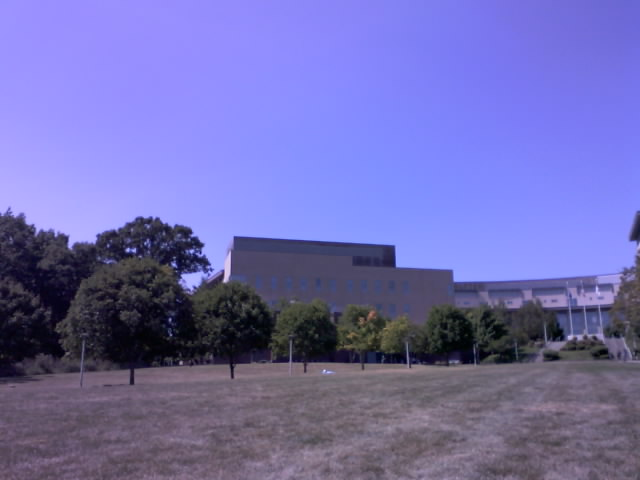
#> input picture day1/img/img0.jpg, 640 x 480 px; its folder holds only this picture in this run
$ jupyter execute --allow-errors activity.ipynb
#> lines starting #> are read from the running program, lines starting #| are printed output that depends on the picture; after the words box and inside, x2 and y2 are one past the last pixel; in counts of white or black regions, pixels touching at a corner belong together
[cell 1]
import cv2 as cv
import numpy as np
import matplotlib.pyplot as plt
import os

[cell 2]
folder_dir = "img/"
imgs = []
for image in os.listdir(folder_dir):
    curImg = cv.imread(folder_dir + image)
#> curImg is the input picture: shape (480, 640, 3); mean B, G, R 175.5, 109.5, 112.4
    imgs.append((cv.cvtColor(curImg, cv.COLOR_BGR2GRAY)))

[cell 3]
for i,img in enumerate(imgs):
    plt.figure()
    plt.imshow(img, 'gray')
    plt.title(os.listdir(folder_dir)[i])
    plt.show()
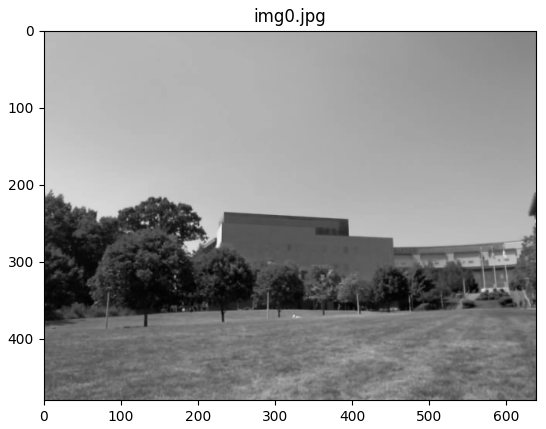
#> figure drawn by matplotlib, 1 panel
    plt.figure()
    plt.hist(img.ravel(),256,[0,256])
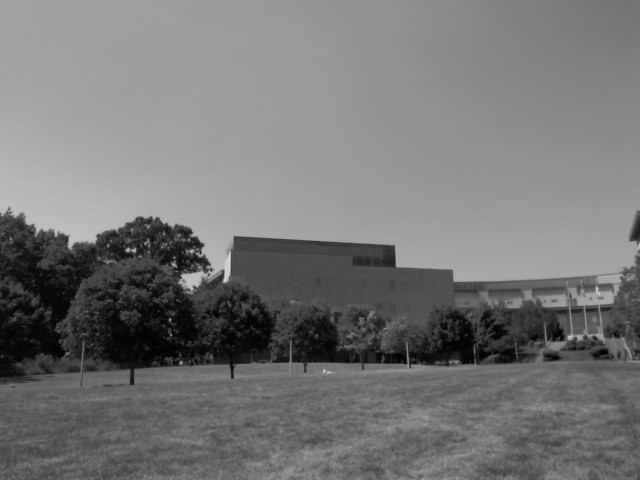
#> img: shape (480, 640); min 0, max 223, mean 117.9
    plt.title(os.listdir(folder_dir)[i])
    plt.show()
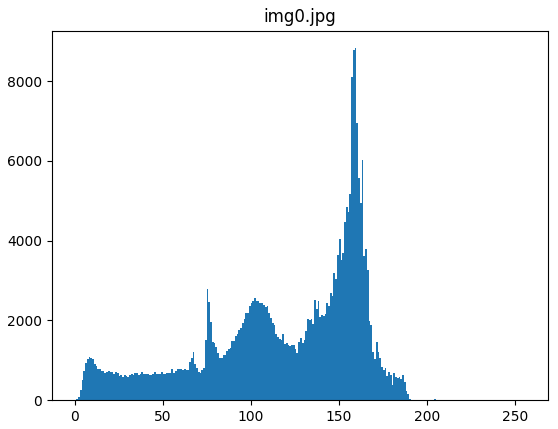
#> figure drawn by matplotlib, 1 panel; tallest bar 8828 high, from x = 159 to 160

[cell 4]
thresh1 = 70
im_bw = cv.threshold(imgs[0], thresh1, 255, cv.THRESH_BINARY)[1]
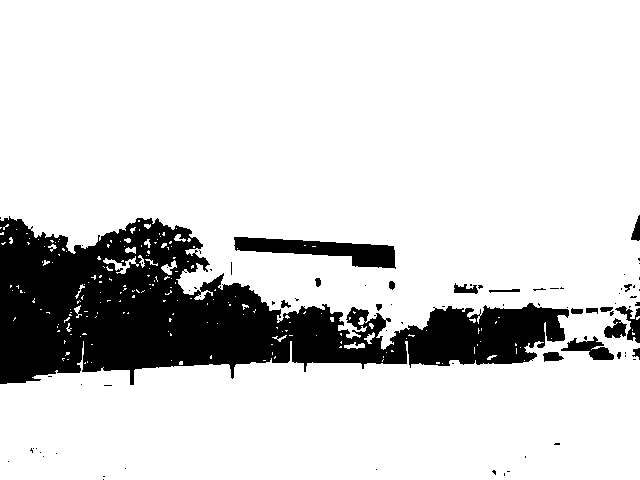
#> im_bw: shape (480, 640); 83.8% white; 82 black regions (63 under 20 px), largest, box (x1, y1, x2, y2) and area: (0, 216, 569, 385) 44931, (234, 237, 396, 269) 2538, (561, 336, 614, 360) 567
plt.imshow(im_bw, 'gray')

$ run again, on day1/img/img1.jpg
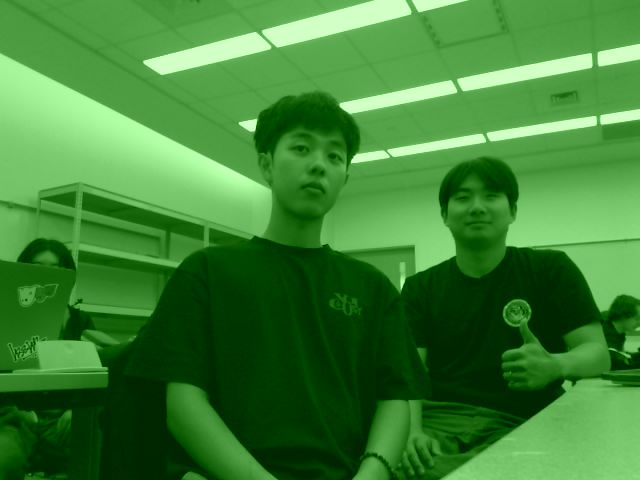
#> input picture day1/img/img1.jpg, 640 x 480 px
#> curImg is the input picture: shape (480, 640, 3); mean B, G, R 53.3, 131.3, 61.5
#> `plt.hist(img.ravel(),256,[0,256])`:
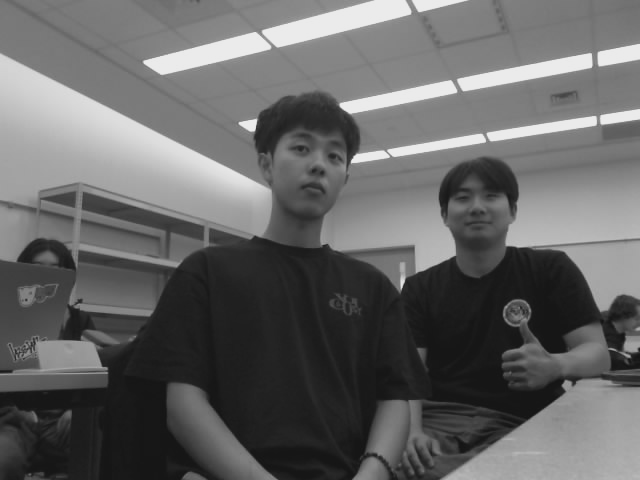
#> img: shape (480, 640); min 20, max 235, mean 101.5
#> `im_bw = cv.threshold(imgs[0], thresh1, 255, cv.THRESH_BINARY)[1]`:
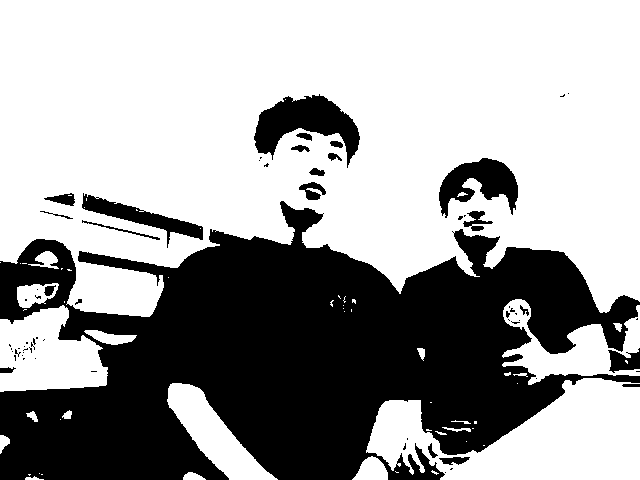
#> im_bw: shape (480, 640); 63.1% white; 65 black regions (43 under 20 px), largest, box (x1, y1, x2, y2) and area: (0, 201, 640, 480) 103102, (254, 94, 360, 168) 3647, (439, 158, 518, 218) 2462

$ run again, on day1/img/img2.jpg
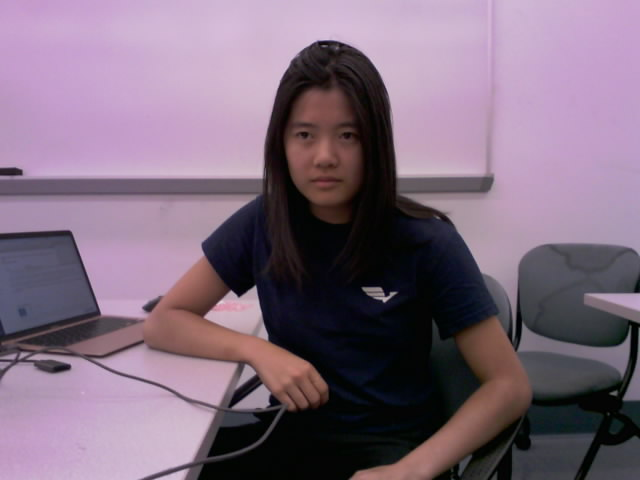
#> input picture day1/img/img2.jpg, 640 x 480 px
#> curImg is the input picture: shape (480, 640, 3); mean B, G, R 124.7, 106.5, 126.1
#> `plt.show()`:
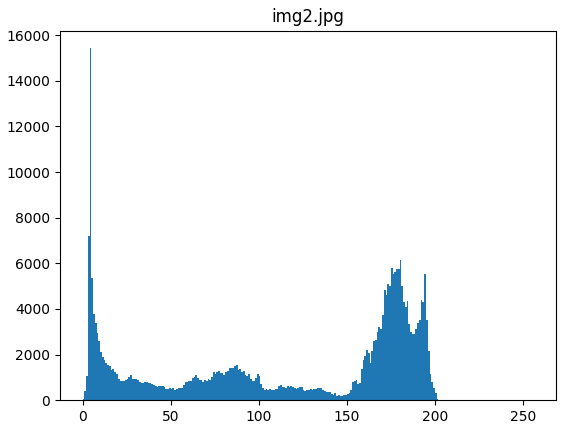
#> figure drawn by matplotlib, 1 panel; tallest bar 15428 high, from x = 4 to 5
#> `im_bw = cv.threshold(imgs[0], thresh1, 255, cv.THRESH_BINARY)[1]`:
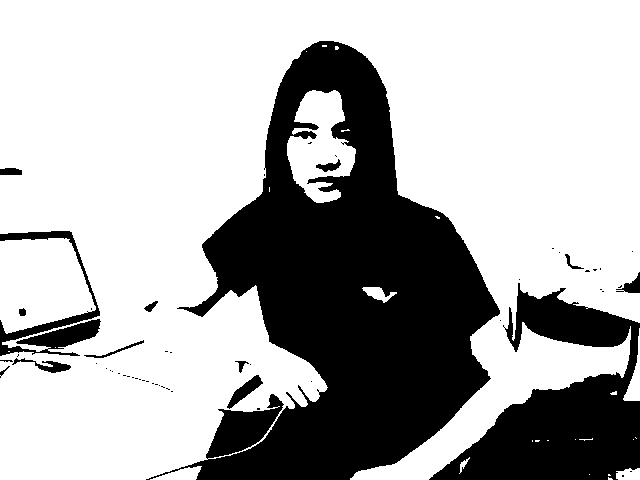
#> im_bw: shape (480, 640); 68.6% white; 56 black regions (42 under 20 px), largest, box (x1, y1, x2, y2) and area: (146, 41, 500, 480) 72454, (429, 283, 640, 480) 19388, (0, 231, 101, 356) 2979

$ run again, on day1/img/img3.jpg
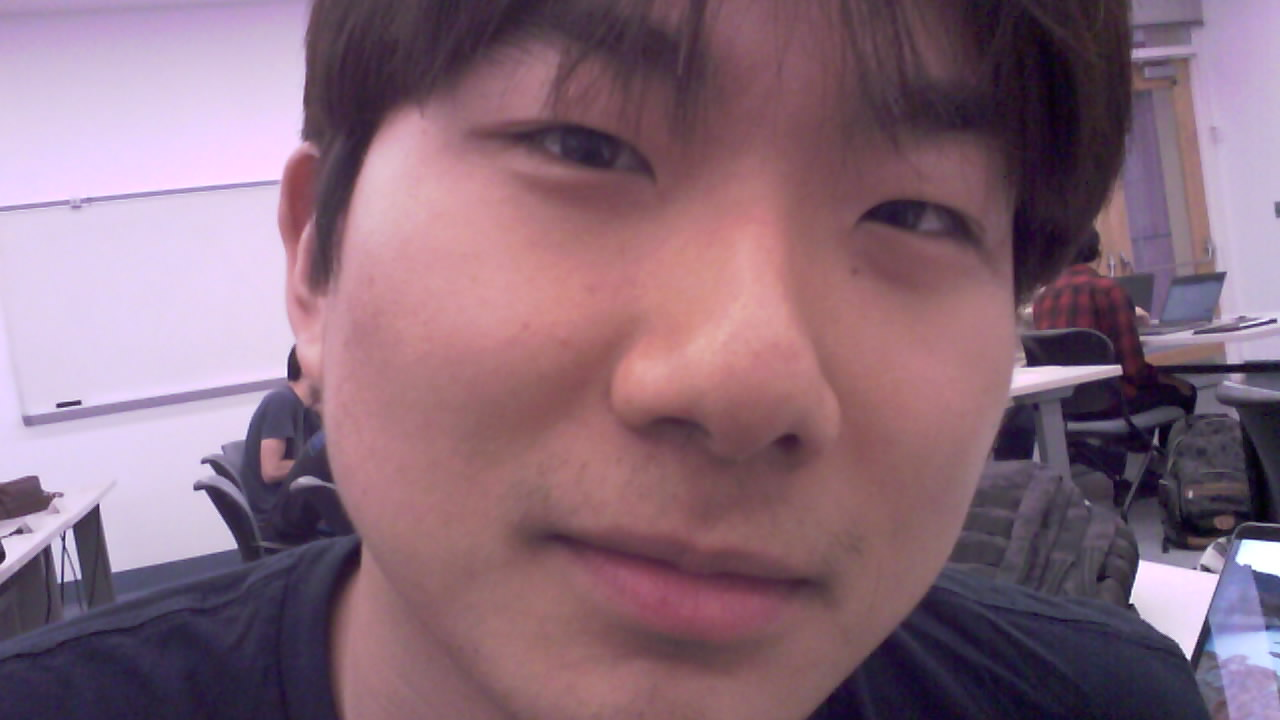
#> input picture day1/img/img3.jpg, 1280 x 720 px
#> curImg is the input picture: shape (720, 1280, 3); mean B, G, R 122.6, 106.6, 136.1
#> `plt.show()`:
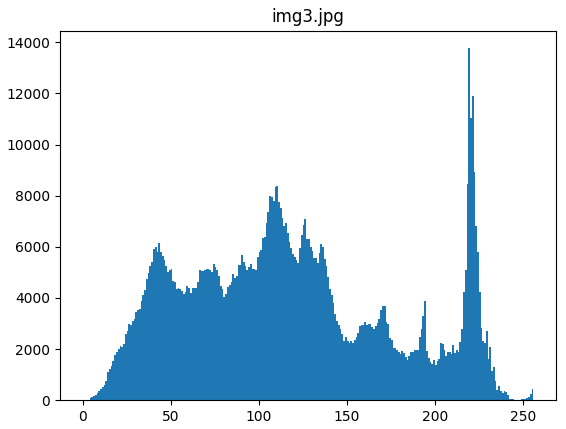
#> figure drawn by matplotlib, 1 panel; tallest bar 13767 high, from x = 219 to 220
#> `im_bw = cv.threshold(imgs[0], thresh1, 255, cv.THRESH_BINARY)[1]`:
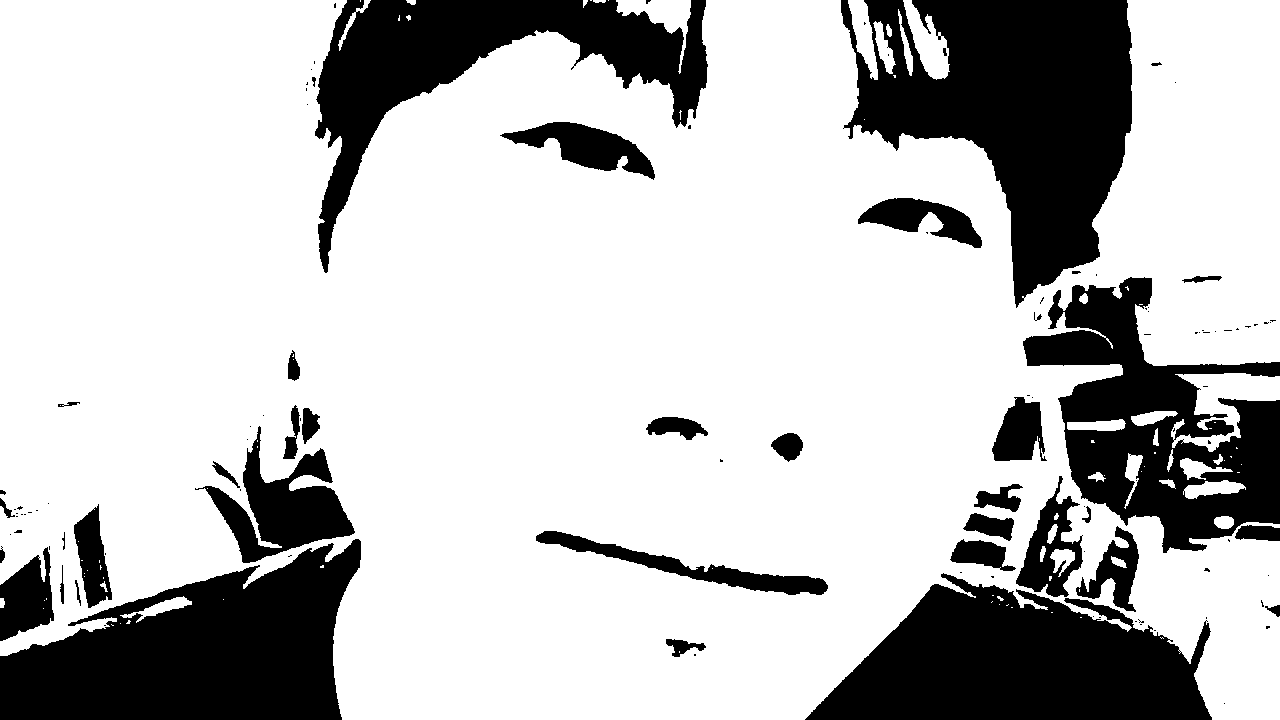
#> im_bw: shape (720, 1280); 74.6% white; 115 black regions (75 under 20 px), largest, box (x1, y1, x2, y2) and area: (841, 0, 1132, 308) 49135, (0, 539, 361, 720) 41417, (805, 573, 1212, 720) 38359
